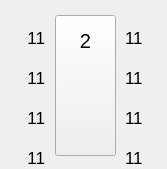
      <widget class="QWidget" name="widget_dispen_2" native="true">
       <property name="geometry">
        <rect>
         <x>171</x>
         <y>7</y>
         <width>167</width>
         <height>169</height>
        </rect>
       </property>
       <property name="minimumSize">
        <size>
         <width>0</width>
         <height>0</height>
        </size>
       </property>
       <property name="font">
        <font>
         <stylestrategy>PreferAntialias</stylestrategy>
        </font>
       </property>
       <widget class="QLabel" name="label_gun_2_2">
        <property name="geometry">
         <rect>
          <x>128</x>
          <y>5</y>
          <width>25</width>
          <height>25</height>
         </rect>
        </property>
        <property name="font">
         <font>
          <stylestrategy>PreferAntialias</stylestrategy>
         </font>
        </property>
        <property name="styleSheet">
         <string notr="true">border-image: url(:/picture/gasgun_green_R.png);</string>
        </property>
        <property name="text">
         <string/>
        </property>
       </widget>
       <widget class="QLabel" name="label_gun_2_1">
        <property name="geometry">
         <rect>
          <x>14</x>
          <y>5</y>
          <width>25</width>
          <height>25</height>
         </rect>
        </property>
        <property name="font">
         <font>
          <stylestrategy>PreferAntialias</stylestrategy>
         </font>
        </property>
        <property name="styleSheet">
         <string notr="true">border-image: url(:/picture/gasgun_green_L.png);</string>
        </property>
        <property name="text">
         <string/>
        </property>
       </widget>
       <widget class="QLabel" name="label_gun_2_3">
        <property name="geometry">
         <rect>
          <x>14</x>
          <y>45</y>
          <width>25</width>
          <height>25</height>
         </rect>
        </property>
        <property name="font">
         <font>
          <stylestrategy>PreferAntialias</stylestrategy>
         </font>
        </property>
        <property name="styleSheet">
         <string notr="true">border-image: url(:/picture/gasgun_green_L.png);</string>
        </property>
        <property name="text">
         <string/>
        </property>
       </widget>
       <widget class="QLabel" name="label_gun_2_4">
        <property name="geometry">
         <rect>
          <x>128</x>
          <y>45</y>
          <width>25</width>
          <height>25</height>
         </rect>
        </property>
        <property name="font">
         <font>
          <stylestrategy>PreferAntialias</stylestrategy>
         </font>
        </property>
        <property name="styleSheet">
         <string notr="true">border-image: url(:/picture/gasgun_green_R.png);</string>
        </property>
        <property name="text">
         <string/>
        </property>
       </widget>
       <widget class="QLabel" name="label_dispen_2">
        <property name="geometry">
         <rect>
          <x>45</x>
          <y>10</y>
          <width>81</width>
          <height>151</height>
         </rect>
        </property>
        <property name="font">
         <font>
          <stylestrategy>PreferAntialias</stylestrategy>
         </font>
        </property>
        <property name="styleSheet">
         <string notr="true">border-image: url(:/picture/jiayouji.png);</string>
        </property>
        <property name="text">
         <string/>
        </property>
       </widget>
       <widget class="QToolButton" name="toolButton_dispen_2">
        <property name="geometry">
         <rect>
          <x>55</x>
          <y>15</y>
          <width>61</width>
          <height>141</height>
         </rect>
        </property>
        <property name="font">
         <font>
          <stylestrategy>PreferAntialias</stylestrategy>
         </font>
        </property>
        <property name="styleSheet">
         <string notr="true">border-image: url(:/picture/touming.png);</string>
        </property>
        <property name="text">
         <string/>
        </property>
       </widget>
       <widget class="QLabel" name="label_gun_2_1u">
        <property name="geometry">
         <rect>
          <x>14</x>
          <y>5</y>
          <width>25</width>
          <height>25</height>
         </rect>
        </property>
        <property name="font">
         <font>
          <stylestrategy>PreferAntialias</stylestrategy>
         </font>
        </property>
        <property name="styleSheet">
         <string notr="true">border-image: url(:/picture/gasgun_blue_L.png);</string>
        </property>
        <property name="text">
         <string/>
        </property>
       </widget>
       <widget class="QLabel" name="label_gun_2_4u">
        <property name="geometry">
         <rect>
          <x>128</x>
          <y>45</y>
          <width>25</width>
          <height>25</height>
         </rect>
        </property>
        <property name="font">
         <font>
          <stylestrategy>PreferAntialias</stylestrategy>
         </font>
        </property>
        <property name="styleSheet">
         <string notr="true">border-image: url(:/picture/gasgun_blue_R.png);</string>
        </property>
        <property name="text">
         <string/>
        </property>
       </widget>
       <widget class="QLabel" name="label_gun_2_2u">
        <property name="geometry">
         <rect>
          <x>128</x>
          <y>5</y>
          <width>25</width>
          <height>25</height>
         </rect>
        </property>
        <property name="font">
         <font>
          <stylestrategy>PreferAntialias</stylestrategy>
         </font>
        </property>
        <property name="styleSheet">
         <string notr="true">border-image: url(:/picture/gasgun_blue_R.png);</string>
        </property>
        <property name="text">
         <string/>
        </property>
       </widget>
       <widget class="QLabel" name="label_gun_2_3u">
        <property name="geometry">
         <rect>
          <x>14</x>
          <y>45</y>
          <width>25</width>
          <height>25</height>
         </rect>
        </property>
        <property name="font">
         <font>
          <stylestrategy>PreferAntialias</stylestrategy>
         </font>
        </property>
        <property name="styleSheet">
         <string notr="true">border-image: url(:/picture/gasgun_blue_L.png);</string>
        </property>
        <property name="text">
         <string/>
        </property>
       </widget>
       <widget class="QLabel" name="label_gun_2_5">
        <property name="geometry">
         <rect>
          <x>14</x>
          <y>85</y>
          <width>25</width>
          <height>25</height>
         </rect>
        </property>
        <property name="font">
         <font>
          <stylestrategy>PreferAntialias</stylestrategy>
         </font>
        </property>
        <property name="styleSheet">
         <string notr="true">border-image: url(:/picture/gasgun_green_L.png);</string>
        </property>
        <property name="text">
         <string/>
        </property>
       </widget>
       <widget class="QLabel" name="label_gun_2_6">
        <property name="geometry">
         <rect>
          <x>128</x>
          <y>85</y>
          <width>25</width>
          <height>25</height>
         </rect>
        </property>
        <property name="font">
         <font>
          <stylestrategy>PreferAntialias</stylestrategy>
         </font>
        </property>
        <property name="styleSheet">
         <string notr="true">border-image: url(:/picture/gasgun_green_R.png);</string>
        </property>
        <property name="text">
         <string/>
        </property>
       </widget>
       <widget class="QLabel" name="label_gun_2_5u">
        <property name="geometry">
         <rect>
          <x>14</x>
          <y>85</y>
          <width>25</width>
          <height>25</height>
         </rect>
        </property>
        <property name="font">
         <font>
          <stylestrategy>PreferAntialias</stylestrategy>
         </font>
        </property>
        <property name="styleSheet">
         <string notr="true">border-image: url(:/picture/gasgun_blue_L.png);</string>
        </property>
        <property name="text">
         <string/>
        </property>
       </widget>
       <widget class="QLabel" name="label_gun_2_6u">
        <property name="geometry">
         <rect>
          <x>128</x>
          <y>85</y>
          <width>25</width>
          <height>25</height>
         </rect>
        </property>
        <property name="font">
         <font>
          <stylestrategy>PreferAntialias</stylestrategy>
         </font>
        </property>
        <property name="styleSheet">
         <string notr="true">border-image: url(:/picture/gasgun_blue_R.png);</string>
        </property>
        <property name="text">
         <string/>
        </property>
       </widget>
       <widget class="QLabel" name="label_map_8">
        <property name="geometry">
         <rect>
          <x>10</x>
          <y>28</y>
          <width>35</width>
          <height>19</height>
         </rect>
        </property>
        <property name="font">
         <font>
          <pointsize>13</pointsize>
          <stylestrategy>PreferAntialias</stylestrategy>
         </font>
        </property>
        <property name="text">
         <string>11</string>
        </property>
        <property name="alignment">
         <set>Qt::AlignRight|Qt::AlignTrailing|Qt::AlignVCenter</set>
        </property>
       </widget>
       <widget class="QLabel" name="label_map_9">
        <property name="geometry">
         <rect>
          <x>125</x>
          <y>28</y>
          <width>35</width>
          <height>19</height>
         </rect>
        </property>
        <property name="font">
         <font>
          <pointsize>13</pointsize>
          <stylestrategy>PreferAntialias</stylestrategy>
         </font>
        </property>
        <property name="text">
         <string>11</string>
        </property>
       </widget>
       <widget class="QLabel" name="label_map_10">
        <property name="geometry">
         <rect>
          <x>10</x>
          <y>68</y>
          <width>35</width>
          <height>19</height>
         </rect>
        </property>
        <property name="font">
         <font>
          <pointsize>13</pointsize>
          <stylestrategy>PreferAntialias</stylestrategy>
         </font>
        </property>
        <property name="text">
         <string>11</string>
        </property>
        <property name="alignment">
         <set>Qt::AlignRight|Qt::AlignTrailing|Qt::AlignVCenter</set>
        </property>
       </widget>
       <widget class="QLabel" name="label_map_11">
        <property name="geometry">
         <rect>
          <x>125</x>
          <y>68</y>
          <width>35</width>
          <height>19</height>
         </rect>
        </property>
        <property name="font">
         <font>
          <pointsize>13</pointsize>
          <stylestrategy>PreferAntialias</stylestrategy>
         </font>
        </property>
        <property name="text">
         <string>11</string>
        </property>
       </widget>
       <widget class="QLabel" name="label_gun_2_7u">
        <property name="geometry">
         <rect>
          <x>14</x>
          <y>125</y>
          <width>25</width>
          <height>25</height>
         </rect>
        </property>
        <property name="font">
         <font>
          <stylestrategy>PreferAntialias</stylestrategy>
         </font>
        </property>
        <property name="styleSheet">
         <string notr="true">border-image: url(:/picture/gasgun_blue_L.png);</string>
        </property>
        <property name="text">
         <string/>
        </property>
       </widget>
       <widget class="QLabel" name="label_gun_2_8u">
        <property name="geometry">
         <rect>
          <x>128</x>
          <y>125</y>
          <width>25</width>
          <height>25</height>
         </rect>
        </property>
        <property name="font">
         <font>
          <stylestrategy>PreferAntialias</stylestrategy>
         </font>
        </property>
        <property name="styleSheet">
         <string notr="true">border-image: url(:/picture/gasgun_blue_R.png);</string>
        </property>
        <property name="text">
         <string/>
        </property>
       </widget>
       <widget class="QLabel" name="label_gun_2_7">
        <property name="geometry">
         <rect>
          <x>14</x>
          <y>125</y>
          <width>25</width>
          <height>25</height>
         </rect>
        </property>
        <property name="font">
         <font>
          <stylestrategy>PreferAntialias</stylestrategy>
         </font>
        </property>
        <property name="styleSheet">
         <string notr="true">border-image: url(:/picture/gasgun_green_L.png);</string>
        </property>
        <property name="text">
         <string/>
        </property>
       </widget>
       <widget class="QLabel" name="label_gun_2_8">
        <property name="geometry">
         <rect>
          <x>128</x>
          <y>125</y>
          <width>25</width>
          <height>25</height>
         </rect>
        </property>
        <property name="font">
         <font>
          <stylestrategy>PreferAntialias</stylestrategy>
         </font>
        </property>
        <property name="styleSheet">
         <string notr="true">border-image: url(:/picture/gasgun_green_R.png);</string>
        </property>
        <property name="text">
         <string/>
        </property>
       </widget>
       <widget class="QLabel" name="label_map_12">
        <property name="geometry">
         <rect>
          <x>10</x>
          <y>108</y>
          <width>35</width>
          <height>19</height>
         </rect>
        </property>
        <property name="font">
         <font>
          <pointsize>13</pointsize>
          <stylestrategy>PreferAntialias</stylestrategy>
         </font>
        </property>
        <property name="text">
         <string>11</string>
        </property>
        <property name="alignment">
         <set>Qt::AlignRight|Qt::AlignTrailing|Qt::AlignVCenter</set>
        </property>
       </widget>
       <widget class="QLabel" name="label_map_13">
        <property name="geometry">
         <rect>
          <x>125</x>
          <y>108</y>
          <width>35</width>
          <height>19</height>
         </rect>
        </property>
        <property name="font">
         <font>
          <pointsize>13</pointsize>
          <stylestrategy>PreferAntialias</stylestrategy>
         </font>
        </property>
        <property name="text">
         <string>11</string>
        </property>
       </widget>
       <widget class="QLabel" name="label_map_14">
        <property name="geometry">
         <rect>
          <x>10</x>
          <y>148</y>
          <width>35</width>
          <height>19</height>
         </rect>
        </property>
        <property name="font">
         <font>
          <pointsize>13</pointsize>
          <stylestrategy>PreferAntialias</stylestrategy>
         </font>
        </property>
        <property name="text">
         <string>11</string>
        </property>
        <property name="alignment">
         <set>Qt::AlignRight|Qt::AlignTrailing|Qt::AlignVCenter</set>
        </property>
       </widget>
       <widget class="QLabel" name="label_map_15">
        <property name="geometry">
         <rect>
          <x>125</x>
          <y>148</y>
          <width>35</width>
          <height>19</height>
         </rect>
        </property>
        <property name="font">
         <font>
          <pointsize>13</pointsize>
          <stylestrategy>PreferAntialias</stylestrategy>
         </font>
        </property>
        <property name="text">
         <string>11</string>
        </property>
       </widget>
       <widget class="QLabel" name="label_80">
        <property name="geometry">
         <rect>
          <x>75</x>
          <y>30</y>
          <width>21</width>
          <height>21</height>
         </rect>
        </property>
        <property name="font">
         <font>
          <pointsize>15</pointsize>
          <weight>50</weight>
          <bold>false</bold>
          <stylestrategy>PreferAntialias</stylestrategy>
         </font>
        </property>
        <property name="text">
         <string>2</string>
        </property>
        <property name="alignment">
         <set>Qt::AlignCenter</set>
        </property>
       </widget>
       <zorder>label_gun_2_2</zorder>
       <zorder>label_gun_2_1</zorder>
       <zorder>label_gun_2_3</zorder>
       <zorder>label_gun_2_4</zorder>
       <zorder>label_dispen_2</zorder>
       <zorder>toolButton_dispen_2</zorder>
       <zorder>label_gun_2_1u</zorder>
       <zorder>label_gun_2_4u</zorder>
       <zorder>label_gun_2_2u</zorder>
       <zorder>label_gun_2_3u</zorder>
       <zorder>label_gun_2_5</zorder>
       <zorder>label_gun_2_6</zorder>
       <zorder>label_gun_2_5u</zorder>
       <zorder>label_gun_2_6u</zorder>
       <zorder>label_map_8</zorder>
       <zorder>label_map_9</zorder>
       <zorder>label_map_10</zorder>
       <zorder>label_map_11</zorder>
       <zorder>label_gun_2_7</zorder>
       <zorder>label_gun_2_8</zorder>
       <zorder>label_gun_2_7u</zorder>
       <zorder>label_gun_2_8u</zorder>
       <zorder>label_map_12</zorder>
       <zorder>label_map_13</zorder>
       <zorder>label_map_14</zorder>
       <zorder>label_map_15</zorder>
       <zorder>label_80</zorder>
      </widget>
